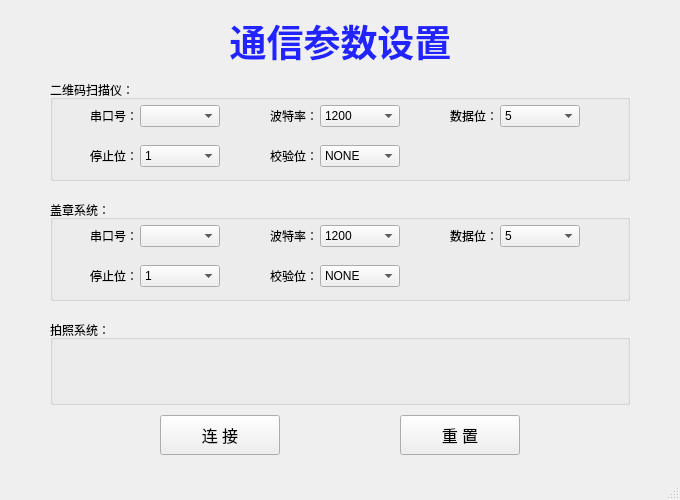
<?xml version="1.0" encoding="UTF-8"?>
<ui version="4.0">
 <class>Communication</class>
 <widget class="QMainWindow" name="Communication">
  <property name="geometry">
   <rect>
    <x>0</x>
    <y>0</y>
    <width>680</width>
    <height>500</height>
   </rect>
  </property>
  <property name="windowTitle">
   <string>MainWindow</string>
  </property>
  <widget class="QWidget" name="centralwidget">
   <widget class="QLabel" name="label">
    <property name="geometry">
     <rect>
      <x>0</x>
      <y>0</y>
      <width>681</width>
      <height>81</height>
     </rect>
    </property>
    <property name="font">
     <font>
      <family>楷体</family>
      <pointsize>28</pointsize>
      <weight>75</weight>
      <bold>true</bold>
     </font>
    </property>
    <property name="styleSheet">
     <string notr="true">color: rgb(33, 36, 255);</string>
    </property>
    <property name="text">
     <string>通信参数设置</string>
    </property>
    <property name="alignment">
     <set>Qt::AlignCenter</set>
    </property>
   </widget>
   <widget class="QGroupBox" name="QRcodeGroupBox">
    <property name="geometry">
     <rect>
      <x>50</x>
      <y>80</y>
      <width>580</width>
      <height>101</height>
     </rect>
    </property>
    <property name="title">
     <string>二维码扫描仪：</string>
    </property>
    <widget class="QLabel" name="label_2">
     <property name="geometry">
      <rect>
       <x>40</x>
       <y>25</y>
       <width>54</width>
       <height>22</height>
      </rect>
     </property>
     <property name="text">
      <string>串口号：</string>
     </property>
    </widget>
    <widget class="QComboBox" name="QRcodeSerialPortComboBox">
     <property name="geometry">
      <rect>
       <x>90</x>
       <y>25</y>
       <width>80</width>
       <height>22</height>
      </rect>
     </property>
    </widget>
    <widget class="QLabel" name="label_4">
     <property name="geometry">
      <rect>
       <x>220</x>
       <y>25</y>
       <width>54</width>
       <height>22</height>
      </rect>
     </property>
     <property name="text">
      <string>波特率：</string>
     </property>
    </widget>
    <widget class="QComboBox" name="QRcodeBuadrateComboBox">
     <property name="geometry">
      <rect>
       <x>270</x>
       <y>25</y>
       <width>80</width>
       <height>22</height>
      </rect>
     </property>
     <item>
      <property name="text">
       <string>1200</string>
      </property>
     </item>
     <item>
      <property name="text">
       <string>2400</string>
      </property>
     </item>
     <item>
      <property name="text">
       <string>4800</string>
      </property>
     </item>
     <item>
      <property name="text">
       <string>9600</string>
      </property>
     </item>
     <item>
      <property name="text">
       <string>19200</string>
      </property>
     </item>
     <item>
      <property name="text">
       <string>38400</string>
      </property>
     </item>
     <item>
      <property name="text">
       <string>56000</string>
      </property>
     </item>
     <item>
      <property name="text">
       <string>57600</string>
      </property>
     </item>
     <item>
      <property name="text">
       <string>115200</string>
      </property>
     </item>
     <item>
      <property name="text">
       <string>128000</string>
      </property>
     </item>
    </widget>
    <widget class="QComboBox" name="QRcodeDataBitComboBox">
     <property name="geometry">
      <rect>
       <x>450</x>
       <y>25</y>
       <width>80</width>
       <height>22</height>
      </rect>
     </property>
     <item>
      <property name="text">
       <string>5</string>
      </property>
     </item>
     <item>
      <property name="text">
       <string>6</string>
      </property>
     </item>
     <item>
      <property name="text">
       <string>7</string>
      </property>
     </item>
     <item>
      <property name="text">
       <string>8</string>
      </property>
     </item>
    </widget>
    <widget class="QLabel" name="label_5">
     <property name="geometry">
      <rect>
       <x>400</x>
       <y>25</y>
       <width>54</width>
       <height>22</height>
      </rect>
     </property>
     <property name="text">
      <string>数据位：</string>
     </property>
    </widget>
    <widget class="QComboBox" name="QRcodeStopBitComboBox">
     <property name="geometry">
      <rect>
       <x>90</x>
       <y>65</y>
       <width>80</width>
       <height>22</height>
      </rect>
     </property>
     <item>
      <property name="text">
       <string>1</string>
      </property>
     </item>
     <item>
      <property name="text">
       <string>1.5</string>
      </property>
     </item>
     <item>
      <property name="text">
       <string>2</string>
      </property>
     </item>
    </widget>
    <widget class="QLabel" name="label_9">
     <property name="geometry">
      <rect>
       <x>40</x>
       <y>65</y>
       <width>54</width>
       <height>22</height>
      </rect>
     </property>
     <property name="text">
      <string>停止位：</string>
     </property>
    </widget>
    <widget class="QComboBox" name="QRcodeParityBitComboBox">
     <property name="geometry">
      <rect>
       <x>270</x>
       <y>65</y>
       <width>80</width>
       <height>22</height>
      </rect>
     </property>
     <item>
      <property name="text">
       <string>NONE</string>
      </property>
     </item>
     <item>
      <property name="text">
       <string>ODD</string>
      </property>
     </item>
     <item>
      <property name="text">
       <string>EVEN</string>
      </property>
     </item>
     <item>
      <property name="text">
       <string>MARK</string>
      </property>
     </item>
     <item>
      <property name="text">
       <string>SPACE</string>
      </property>
     </item>
    </widget>
    <widget class="QLabel" name="label_10">
     <property name="geometry">
      <rect>
       <x>220</x>
       <y>65</y>
       <width>54</width>
       <height>22</height>
      </rect>
     </property>
     <property name="text">
      <string>校验位：</string>
     </property>
    </widget>
   </widget>
   <widget class="QGroupBox" name="cameraGroupBox">
    <property name="geometry">
     <rect>
      <x>50</x>
      <y>320</y>
      <width>580</width>
      <height>85</height>
     </rect>
    </property>
    <property name="title">
     <string>拍照系统：</string>
    </property>
   </widget>
   <widget class="QGroupBox" name="systemGroupBox">
    <property name="geometry">
     <rect>
      <x>50</x>
      <y>200</y>
      <width>580</width>
      <height>101</height>
     </rect>
    </property>
    <property name="title">
     <string>盖章系统：</string>
    </property>
    <widget class="QLabel" name="label_11">
     <property name="geometry">
      <rect>
       <x>40</x>
       <y>65</y>
       <width>54</width>
       <height>22</height>
      </rect>
     </property>
     <property name="text">
      <string>停止位：</string>
     </property>
    </widget>
    <widget class="QLabel" name="label_12">
     <property name="geometry">
      <rect>
       <x>220</x>
       <y>25</y>
       <width>54</width>
       <height>22</height>
      </rect>
     </property>
     <property name="text">
      <string>波特率：</string>
     </property>
    </widget>
    <widget class="QComboBox" name="systemDataBitComboBox">
     <property name="geometry">
      <rect>
       <x>450</x>
       <y>25</y>
       <width>80</width>
       <height>22</height>
      </rect>
     </property>
     <item>
      <property name="text">
       <string>5</string>
      </property>
     </item>
     <item>
      <property name="text">
       <string>6</string>
      </property>
     </item>
     <item>
      <property name="text">
       <string>7</string>
      </property>
     </item>
     <item>
      <property name="text">
       <string>8</string>
      </property>
     </item>
    </widget>
    <widget class="QLabel" name="label_13">
     <property name="geometry">
      <rect>
       <x>40</x>
       <y>25</y>
       <width>54</width>
       <height>22</height>
      </rect>
     </property>
     <property name="text">
      <string>串口号：</string>
     </property>
    </widget>
    <widget class="QComboBox" name="systemParityBitComboBox">
     <property name="geometry">
      <rect>
       <x>270</x>
       <y>65</y>
       <width>80</width>
       <height>22</height>
      </rect>
     </property>
     <item>
      <property name="text">
       <string>NONE</string>
      </property>
     </item>
     <item>
      <property name="text">
       <string>ODD</string>
      </property>
     </item>
     <item>
      <property name="text">
       <string>EVEN</string>
      </property>
     </item>
     <item>
      <property name="text">
       <string>MARK</string>
      </property>
     </item>
     <item>
      <property name="text">
       <string>SPACE</string>
      </property>
     </item>
    </widget>
    <widget class="QComboBox" name="systemStopBitComboBox">
     <property name="geometry">
      <rect>
       <x>90</x>
       <y>65</y>
       <width>80</width>
       <height>22</height>
      </rect>
     </property>
     <item>
      <property name="text">
       <string>1</string>
      </property>
     </item>
     <item>
      <property name="text">
       <string>1.5</string>
      </property>
     </item>
     <item>
      <property name="text">
       <string>2</string>
      </property>
     </item>
    </widget>
    <widget class="QComboBox" name="systemBuadrateComboBox">
     <property name="geometry">
      <rect>
       <x>270</x>
       <y>25</y>
       <width>80</width>
       <height>22</height>
      </rect>
     </property>
     <item>
      <property name="text">
       <string>1200</string>
      </property>
     </item>
     <item>
      <property name="text">
       <string>2400</string>
      </property>
     </item>
     <item>
      <property name="text">
       <string>4800</string>
      </property>
     </item>
     <item>
      <property name="text">
       <string>9600</string>
      </property>
     </item>
     <item>
      <property name="text">
       <string>19200</string>
      </property>
     </item>
     <item>
      <property name="text">
       <string>38400</string>
      </property>
     </item>
     <item>
      <property name="text">
       <string>56000</string>
      </property>
     </item>
     <item>
      <property name="text">
       <string>57600</string>
      </property>
     </item>
     <item>
      <property name="text">
       <string>115200</string>
      </property>
     </item>
     <item>
      <property name="text">
       <string>128000</string>
      </property>
     </item>
    </widget>
    <widget class="QLabel" name="label_17">
     <property name="geometry">
      <rect>
       <x>400</x>
       <y>25</y>
       <width>54</width>
       <height>22</height>
      </rect>
     </property>
     <property name="text">
      <string>数据位：</string>
     </property>
    </widget>
    <widget class="QComboBox" name="systemSerialPortComboBox">
     <property name="geometry">
      <rect>
       <x>90</x>
       <y>25</y>
       <width>80</width>
       <height>22</height>
      </rect>
     </property>
    </widget>
    <widget class="QLabel" name="label_18">
     <property name="geometry">
      <rect>
       <x>220</x>
       <y>65</y>
       <width>54</width>
       <height>22</height>
      </rect>
     </property>
     <property name="text">
      <string>校验位：</string>
     </property>
    </widget>
   </widget>
   <widget class="QPushButton" name="connectPushButton">
    <property name="geometry">
     <rect>
      <x>160</x>
      <y>415</y>
      <width>120</width>
      <height>40</height>
     </rect>
    </property>
    <property name="font">
     <font>
      <family>宋体</family>
      <pointsize>12</pointsize>
      <weight>50</weight>
      <bold>false</bold>
     </font>
    </property>
    <property name="text">
     <string>连 接</string>
    </property>
   </widget>
   <widget class="QPushButton" name="resetPushButton">
    <property name="geometry">
     <rect>
      <x>400</x>
      <y>415</y>
      <width>120</width>
      <height>40</height>
     </rect>
    </property>
    <property name="font">
     <font>
      <pointsize>12</pointsize>
     </font>
    </property>
    <property name="text">
     <string>重 置</string>
    </property>
   </widget>
  </widget>
  <widget class="QMenuBar" name="menubar">
   <property name="geometry">
    <rect>
     <x>0</x>
     <y>0</y>
     <width>680</width>
     <height>23</height>
    </rect>
   </property>
  </widget>
  <widget class="QStatusBar" name="statusbar"/>
 </widget>
 <resources/>
 <connections/>
</ui>
